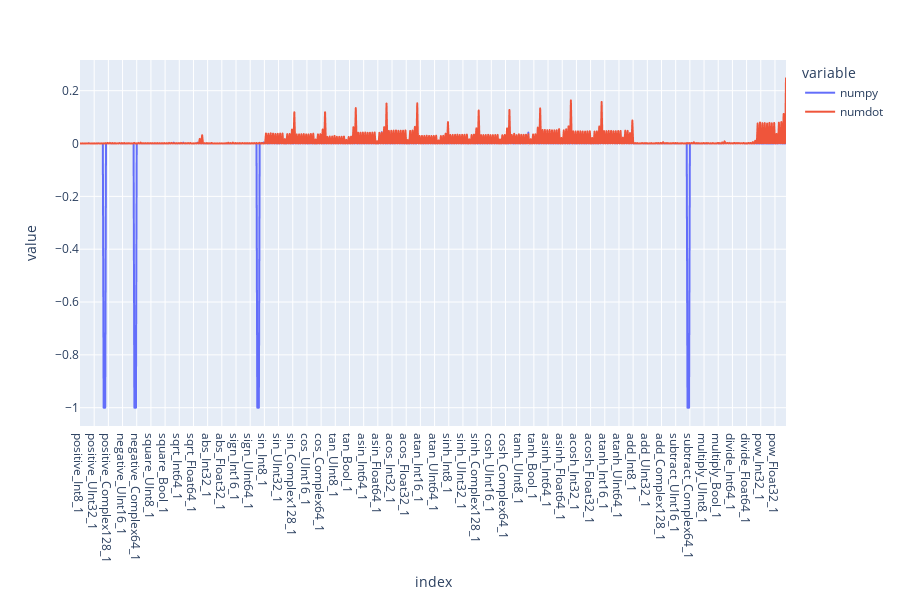

Notebook source saved alongside this figure:
### Code cell
df = pd.read_csv("gen/results.csv", index_col=0)
fig = px.line(df)
fig.update_layout(height=600)
fig.show()

### Figure 1 — Plotly figure (JSON) as saved in the notebook; plotly's stock layout.template omitted (floating-point values rounded to 4 significant figures; data arrays with more than 128 entries replaced by an {"elided": "..."} marker saying what was removed)
{"data": [{"hovertemplate": "variable=numpy<br>index=%{x}<br>value=%{y}<extra></extra>", "legendgroup": "numpy", "line": {"color": "#636efa", "dash": "solid"}, "marker": {"symbol": "circle"}, "mode": "lines", "name": "numpy", "showlegend": true, "x": {"elided": "897 str values"}, "xaxis": "x", "y": {"elided": "897 float values"}, "yaxis": "y", "type": "scattergl"}, {"hovertemplate": "variable=numdot<br>index=%{x}<br>value=%{y}<extra></extra>", "legendgroup": "numdot", "line": {"color": "#EF553B", "dash": "solid"}, "marker": {"symbol": "circle"}, "mode": "lines", "name": "numdot", "showlegend": true, "x": {"elided": "897 str values"}, "xaxis": "x", "y": {"elided": "897 float values"}, "yaxis": "y", "type": "scattergl"}], "layout": {"xaxis": {"anchor": "y", "domain": [0.0, 1.0], "title": {"text": "index"}}, "yaxis": {"anchor": "x", "domain": [0.0, 1.0], "title": {"text": "value"}}, "legend": {"title": {"text": "variable"}, "tracegroupgap": 0}, "margin": {"t": 60}, "height": 600}}
